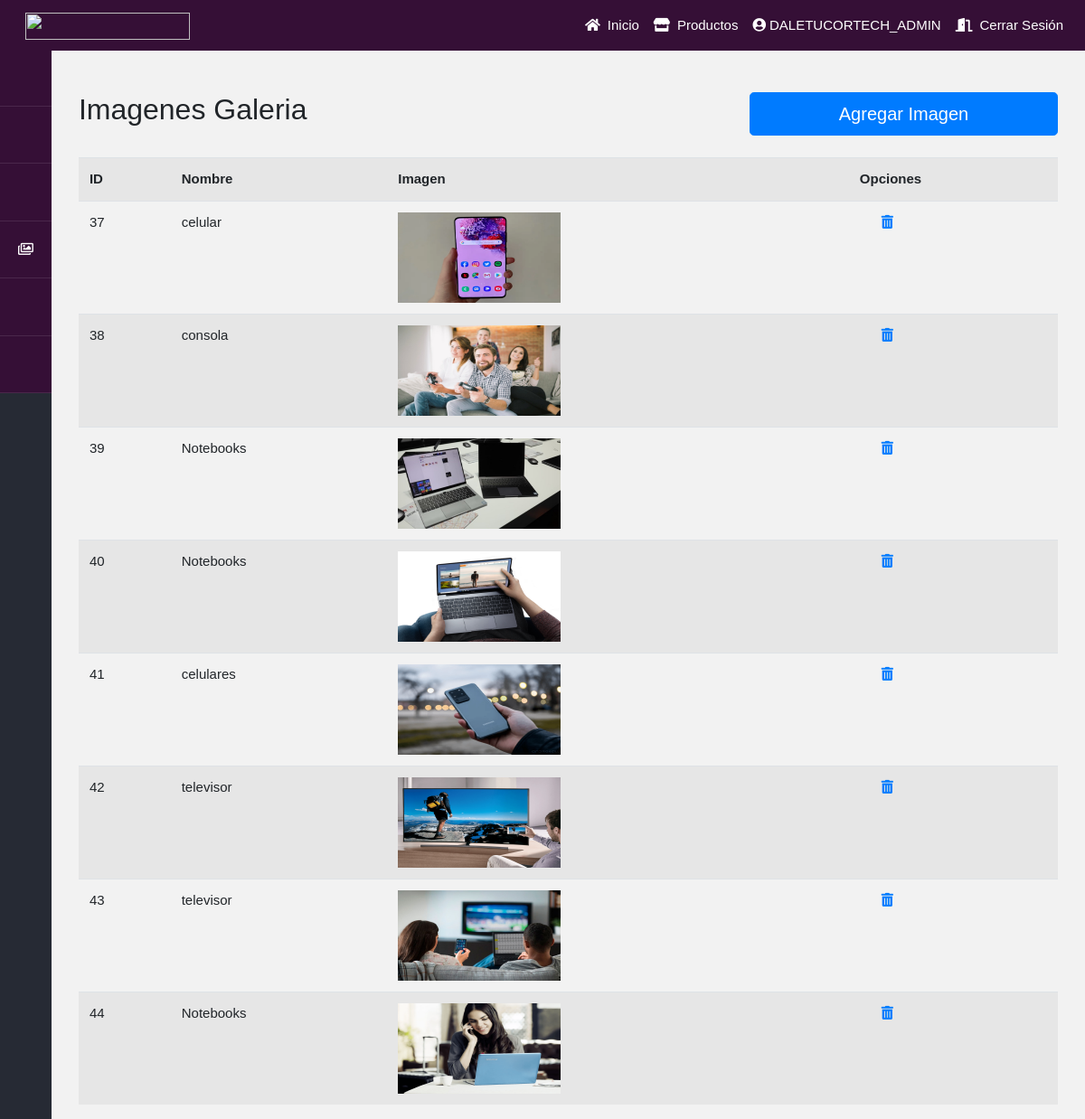
Page /galeriaAdmin/ (signed in) on the committed database.
### core/models.py (models this page shows, shortened)
class Galeria(models.Model):
    imagen = models.ImageField(null=True, blank=True, upload_to ='galeria/')
    nombre = models.CharField(max_length=50)

### core/views.py (the view)
# urls.py: path('galeriaAdmin/', galeriaAdmin, name="galeriaAdmin"),
@permission_required('core.add_galeria')
def galeriaAdmin (request):
    data = {
        'form':GaleriaForm(),
        'Galeria':Galeria.objects.all()
    }
    if request.method == 'POST':
        formulario = GaleriaForm(request.POST, files=request.FILES)
        if  formulario.is_valid():
            formulario.save()
            messages.success(request, "Agregado Correctamente")
            return redirect('galeriaAdmin')
    return render(request, 'core/galeriaAdmin.html', data)

### core/templates/core/galeriaAdmin.html (shortened to what this page needs)
{% extends 'core/base.html' %}
{% load crispy_forms_tags %}
{% block contenido %}
<div class="row mb-4 justify-content-between">
    <div class="col-12 col-md-6 mt-5">
        <h2 class="text-md-left text-center">Imagenes Galeria</h2>
    </div>
    <div class="col-12 col-md-4 mt-md-5 mt-3 d-flex">
        <button type="button" class="btn btn-primary btn-lg btn-block" data-toggle="modal" data-target="#exampleModal">
            Agregar Imagen
        </button>
    </div>
</div>
<table class="table table-striped table-hover table-responsive-sm">
    <tr>
        <th>ID</th>
        <th>Nombre</th>
        <th>Imagen</th>
        <th>Opciones</th>
    </tr>
    {% for g in Galeria %}
        <tr>
            <td>{{g.id}}</td>
            <td>{{g.nombre}}</td>
            <td><img src="{{g.imagen.url}}" alt="{{g.imagen.nombre}}" width="180px" height="100px"></td>
            <td><a class="ml-4" href="#" onclick="eliminar('ga', {{ g.id }})"><i class="fas fa-trash-alt"></i></a></td>
        </tr>
    {% endfor %}
</table>
{% endblock %}

### core/templates/core/base.html (shortened to what this page needs)
{% load static %}
<!DOCTYPE html>
<html lang="en">
    <head>
    <link rel="stylesheet" href="https://stackpath.bootstrapcdn.com/bootstrap/4.5.2/css/bootstrap.min.css">
    <link rel="stylesheet" href="{% static 'css/base.css' %}">
    <link rel="stylesheet" href="https://pro.fontawesome.com/releases/v5.10.0/css/all.css"/>
    </head>
<body>
    <nav class="navbar lista navbar-expand-md fixed-top">
        <a href="{% url 'index' %}" class="navbar-brand"><img src="{% static 'img/Negro_y_Rosa_Neon_Club_Logotipo.png' %}" style="width: 182px; height: 30px;" class="logo" alt=""></a>
        <div class="collapse navbar-collapse " id="fm-menu">
            <ul class=" navbar-nav ml-auto ">
                <li class="nav-item ">
                    <a href="{% url 'index' %}" class="nav-link">
                        <i class="fas fa-home mr-2"></i>Inicio
                    </a>
                </li>
                <li class="nav-item ">
                    <a href="{% url 'productos' %}" class="nav-link ">
                        <i class="fas fa-store mr-2"></i>Productos
                    </a>
                </li>
                    {% if user.is_authenticated %}
                    <li class="nav-item ">
                        <a href="#" class="nav-link "><i class="fas fa-user-circle mr-1"></i>{{ user.username }}</a>
                    </li>
                    <li class="nav-item ">
                        <a href="{% url 'logout' %}" class="nav-link ">
                            <i class="fas fa-door-open mr-2"></i>Cerrar Sesión
                        </a>
                    </li>
                    {% else %}
                    <li class="nav-item ">
                        <a href="{% url 'login' %}" class="nav-link ">
                            <i class="fas fa-user mr-2"></i>Iniciar Sesión
                        </a>
                    </li>
                    {% endif %}
            </ul>
        </div>
    </nav>
    <div class="container-fluid contenini">
        <div class="row">
            <div class="barra-lateral col-12 col-sm-auto">
                <nav class="menu d-flex d-sm-block justify-content-center flex-wrap">
                    <a href="{% url 'inicioAdmin' %}"><i class="fas fa-home"></i><span>Inicio</span></a>
                    <a href="{% url 'categoriaAdmin' %}"><i class="fas fa-list-ul"></i><span>Categorias</span></a>
                    <a href="{% url 'productosAdmin' %}"><i class="fas fa-box-open"></i><span>Productos</span></a>
                    <a href="{% url 'galeriaAdmin' %}"><i class="fas fa-images"></i><span>Galeria</span></a>
                    <a href="{% url 'promocionesinicioAdmin' %}"><i class="fas fa-tag"></i><span>Promociones Inicio</span></a>
                    <a href="{% url 'promocionesproductosAdmin' %}"><i class="fas fa-tag"></i><span>Promociones Productos</span></a>
                </nav>
            </div>
            <main class="main col">
                <div class="container">
                    {% block contenido %}
                    {% endblock %}
                </div>
            </main>
        </div>
    </div>
</body>
</html>

### common_static/css/base.css (style rules this page uses)
body { background: #f2f2f2; font-size: 15px; font-family: 'Poppins', sans-serif; }
nav { background:rgb(53, 15, 54); }
.lista { padding-top: 0px; padding-bottom: 0px; }
.lista a { padding: 12px; color: #fff; }
nav ul li a { text-align:center }
nav.navbar ul li a { position:relative }
nav.navbar ul li a:before,nav.navbar ul li a:after { content:""; width:100%; height:100%; position:absolute; top:0; left:0; box-sizing:border-box; transform:scale(0); transition:0.5s }
nav.navbar ul li a:before { border-bottom:2px solid #fff; border-left:2px solid #fff; transform-origin:0 100% }
nav.navbar ul li a:after { border-top:2px solid #fff; border-right:2px solid #fff; transform-origin:100% 0% }
.contenini { margin-top: 54px; }
.barra-lateral { background: #262a34; color: #fff; min-width: 300px; min-height: 100vh; padding: 0; }
.barra-lateral a { color: #fff; }
.barra-lateral .menu a { display: block; padding: 20px; font-family: 'Roboto', sans-serif; font-weight: 500; border-bottom: 1px solid rgba(255,255,255,.1); }
.barra-lateral .menu a i { margin-right: 20px; font-weight: normal; }
@media screen and (max-width: 1300px) { .barra-lateral { min-width: auto; } }
@media screen and (max-width: 1300px) { .barra-lateral .menu a i { margin: 0; } }

### rows in the picture
Galeria: id "37", nombre "celular", imagen (picture)
Galeria: id "38", nombre "consola", imagen (picture)
Galeria: id "39", nombre "Notebooks", imagen (picture)
Galeria: id "40", nombre "Notebooks", imagen (picture)
Galeria: id "41", nombre "celulares", imagen (picture)
Galeria: id "42", nombre "televisor", imagen (picture)
Galeria: id "43", nombre "televisor", imagen (picture)
Galeria: id "44", nombre "Notebooks", imagen (picture)

### other values in the picture
{{ user.username }} "DALETUCORTECH_ADMIN"
